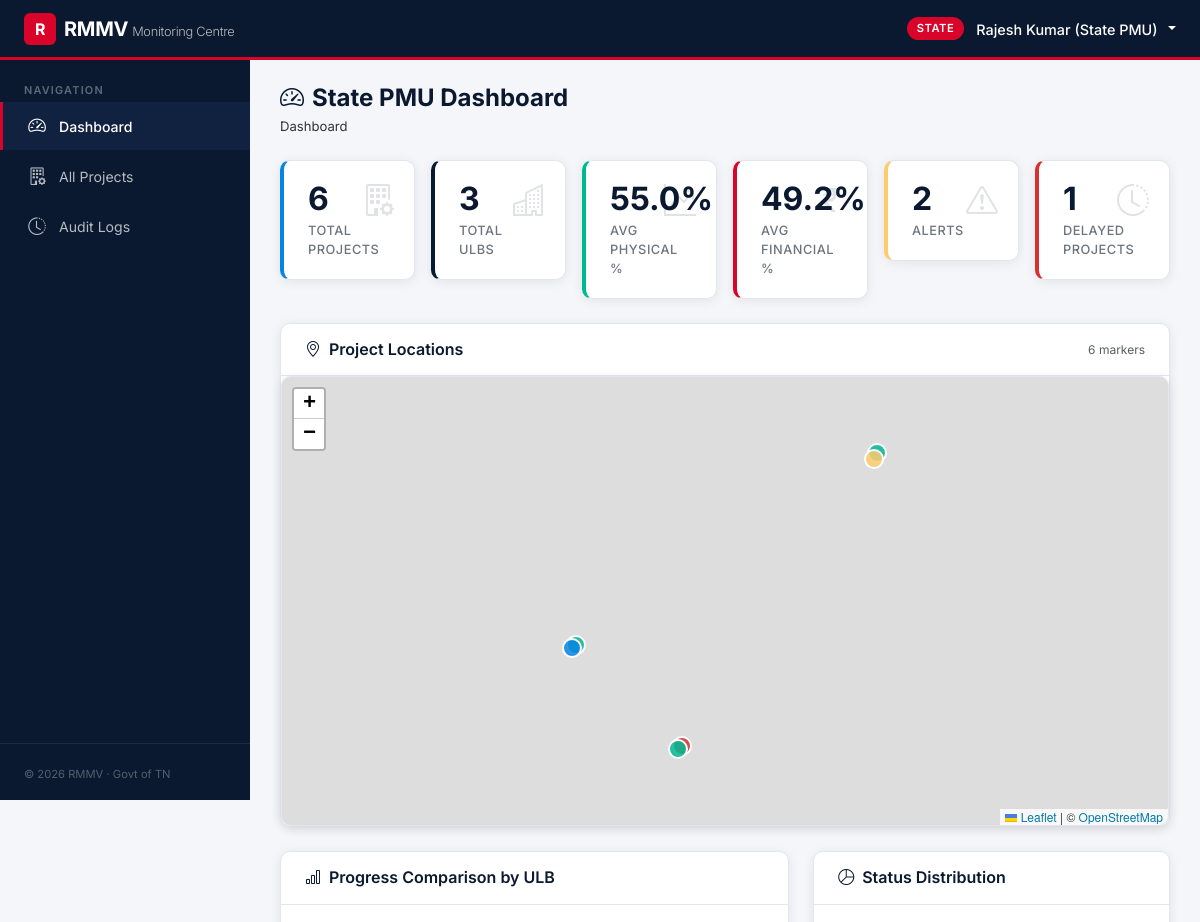
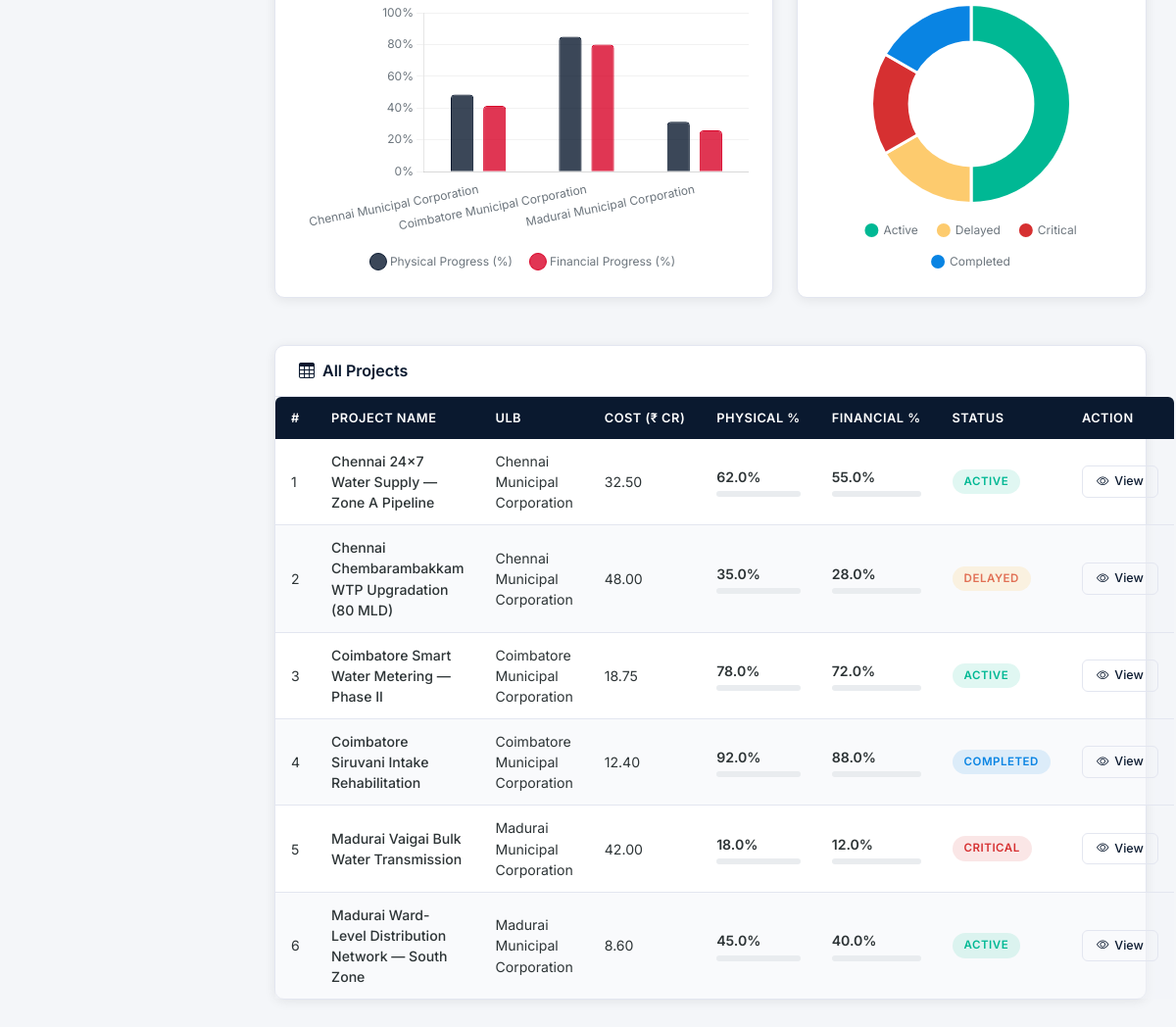
/state/ (signed in), run on the app's committed database (2 pictures, top to bottom).
### database/models.py (models this page shows, shortened)
class User(UserMixin, db.Model):
    __tablename__ = 'users'
    id = db.Column(db.Integer, primary_key=True)
    username = db.Column(db.String(80), unique=True, nullable=False, index=True)
    password_hash = db.Column(db.String(256), nullable=False)
    role = db.Column(db.String(20), nullable=False, default='site')  # state | ulb | site
    ulb_id = db.Column(db.Integer, db.ForeignKey('ulbs.id'), nullable=True)
    name = db.Column(db.String(150), nullable=False, default='')
    email = db.Column(db.String(150), nullable=True)
    is_active = db.Column(db.Boolean, default=True)
    ulb = db.relationship('ULB', back_populates='users')
    site_entries = db.relationship('SiteEntry', foreign_keys='SiteEntry.engineer_id',
                                   back_populates='engineer', lazy='dynamic')
    reviewed_entries = db.relationship('SiteEntry', foreign_keys='SiteEntry.reviewed_by',
                                       back_populates='reviewer', lazy='dynamic')
    audit_logs = db.relationship('AuditLog', back_populates='user', lazy='dynamic')
    uploaded_media = db.relationship('MediaFile', back_populates='uploader', lazy='dynamic')

class Project(db.Model):
    __tablename__ = 'projects'
    id = db.Column(db.Integer, primary_key=True)
    name = db.Column(db.String(300), nullable=False)
    ulb_id = db.Column(db.Integer, db.ForeignKey('ulbs.id'), nullable=False)
    description = db.Column(db.Text, nullable=True)
    cost = db.Column(db.Float, nullable=False, default=0.0)  # in Crores (₹)
    physical_progress = db.Column(db.Float, nullable=False, default=0.0)  # 0–100
    financial_progress = db.Column(db.Float, nullable=False, default=0.0)  # 0–100
    status = db.Column(db.String(20), nullable=False, default='active')  # active | completed | delayed | critical
    latitude = db.Column(db.Float, nullable=True)
    longitude = db.Column(db.Float, nullable=True)
    start_date = db.Column(db.Date, nullable=True)
    target_date = db.Column(db.Date, nullable=True)
    contractor = db.Column(db.String(200), nullable=True)
    ulb = db.relationship('ULB', back_populates='projects')
    activities = db.relationship('Activity', back_populates='project',
                                 lazy='dynamic', cascade='all, delete-orphan')
    entries = db.relationship('SiteEntry', back_populates='project',
                              lazy='dynamic', cascade='all, delete-orphan')
    media_files = db.relationship('MediaFile', back_populates='project',
                                  lazy='dynamic', cascade='all, delete-orphan')

class ULB(db.Model):
    __tablename__ = 'ulbs'
    id = db.Column(db.Integer, primary_key=True)
    name = db.Column(db.String(200), nullable=False, unique=True)
    district = db.Column(db.String(100), nullable=False)
    state = db.Column(db.String(100), nullable=False, default='Madhya Pradesh')
    code = db.Column(db.String(20), nullable=True, unique=True)
    users = db.relationship('User', back_populates='ulb', lazy='dynamic')
    projects = db.relationship('Project', back_populates='ulb', lazy='dynamic')

### dashboards/state.py (the view)
@state_bp.route('/')
@login_required
@role_required(['state'])
def dashboard():
    ulbs = ULB.query.all()
    projects = Project.query.all()
    total_projects = len(projects)
    total_ulbs = len(ulbs)
    if total_projects > 0:
        avg_physical = round(
            sum(p.physical_progress or 0 for p in projects) / total_projects, 1
        )
        avg_financial = round(
            sum(p.financial_progress or 0 for p in projects) / total_projects, 1
        )
    else:
        avg_physical = 0.0
        avg_financial = 0.0
    delayed_count = sum(1 for p in projects if p.status == 'delayed')
    critical_count = sum(1 for p in projects if p.status == 'critical')
    alerts_count = delayed_count + critical_count
    status_counts = {
        'active': sum(1 for p in projects if p.status == 'active'),
        'completed': sum(1 for p in projects if p.status == 'completed'),
        'delayed': delayed_count,
        'critical': critical_count,
    }
    recent_logs = (
        AuditLog.query
        .order_by(desc(AuditLog.created_at))
        .limit(10)
        .all()
    )
    projects_json = [
        {
            'lat': float(p.latitude),
            'lng': float(p.longitude),
            'name': p.name,
            'status': p.status,
            'physical_progress': float(p.physical_progress or 0),
            'financial_progress': float(p.financial_progress or 0),
            'ulb_name': p.ulb.name if p.ulb else '',
        }
        for p in projects if p.latitude is not None and p.longitude is not None
    ]
    chart_labels = [ulb.name for ulb in ulbs]
    chart_physical = []
    chart_financial = []
    for ulb in ulbs:
        ulb_projects = Project.query.filter_by(ulb_id=ulb.id).all()
        if ulb_projects:
            chart_physical.append(
                round(sum(p.physical_progress or 0 for p in ulb_projects) / len(ulb_projects), 1)
            )
            chart_financial.append(
                round(sum(p.financial_progress or 0 for p in ulb_projects) / len(ulb_projects), 1)
            )
        else:
            chart_physical.append(0.0)
            chart_financial.append(0.0)
    return render_template(
        'state/dashboard.html',
        ulbs=ulbs,
        projects=projects,
        total_projects=total_projects,
        total_ulbs=total_ulbs,
        avg_physical=avg_physical,
        avg_financial=avg_financial,
        delayed_count=delayed_count,
        critical_count=critical_count,
        alerts_count=alerts_count,
        status_counts=status_counts,
        recent_logs=recent_logs,
        projects_json=projects_json,
        chart_labels=chart_labels,
        chart_physical=chart_physical,
        chart_financial=chart_financial,
    )

### auth/permissions.py (called while the page is built)
def role_required(roles):
    def decorator(func):
        @wraps(func)
        def wrapper(*args, **kwargs):
            if not current_user.is_authenticated:
                abort(403)
            if current_user.role not in roles:
                abort(403)
            return func(*args, **kwargs)
        return wrapper
    return decorator

### templates/state/dashboard.html (shortened to what this page needs)
{% extends "base.html" %}
{% block content %}
<div class="page-header">
  <h2><i class="bi bi-speedometer2 me-2"></i>State PMU Dashboard</h2>
  <nav aria-label="breadcrumb">
    <ol class="breadcrumb">
      <li class="breadcrumb-item active">Dashboard</li>
    </ol>
  </nav>
</div>
<div class="row g-3 mb-4 kpi-row">
  <div class="col-xl-2 col-md-4 col-6">
    <div class="kpi-card kpi-primary">
      <i class="bi bi-building-gear kpi-icon"></i>
      <div class="kpi-value">{{ total_projects }}</div>
      <div class="kpi-label">Total Projects</div>
    </div>
  </div>
  <div class="col-xl-2 col-md-4 col-6">
    <div class="kpi-card kpi-navy">
      <i class="bi bi-buildings kpi-icon"></i>
      <div class="kpi-value">{{ total_ulbs }}</div>
      <div class="kpi-label">Total ULBs</div>
    </div>
  </div>
  <div class="col-xl-2 col-md-4 col-6">
    <div class="kpi-card kpi-success">
      <i class="bi bi-graph-up-arrow kpi-icon"></i>
      <div class="kpi-value">{{ "%.1f"|format(avg_physical) }}%</div>
      <div class="kpi-label">Avg Physical %</div>
    </div>
  </div>
  <div class="col-xl-2 col-md-4 col-6">
    <div class="kpi-card kpi-red">
      <i class="bi bi-currency-rupee kpi-icon"></i>
      <div class="kpi-value">{{ "%.1f"|format(avg_financial) }}%</div>
      <div class="kpi-label">Avg Financial %</div>
    </div>
  </div>
  <div class="col-xl-2 col-md-4 col-6">
    <div class="kpi-card kpi-warning">
      <i class="bi bi-exclamation-triangle kpi-icon"></i>
      <div class="kpi-value">{{ alerts_count }}</div>
      <div class="kpi-label">Alerts</div>
    </div>
  </div>
  <div class="col-xl-2 col-md-4 col-6">
    <div class="kpi-card kpi-danger">
      <i class="bi bi-clock-history kpi-icon"></i>
      <div class="kpi-value">{{ delayed_count }}</div>
      <div class="kpi-label">Delayed Projects</div>
    </div>
  </div>
</div>
<div class="card-rmmv mb-4">
  <div class="card-header-rmmv">
    <h5><i class="bi bi-geo-alt me-2"></i>Project Locations</h5>
    <div class="header-actions">
      <span class="fs-xs text-muted">{{ total_projects }} markers</span>
    </div>
  </div>
  <div class="card-body-rmmv p-0">
    <div id="state-map" class="map-container" style="height:450px;"></div>
  </div>
</div>
<div class="row g-4 mb-4">
  <div class="col-lg-7">
    <div class="chart-card">
      <h5 class="chart-title"><i class="bi bi-bar-chart me-2"></i>Progress Comparison by ULB</h5>
      <div class="chart-body" style="height:320px;">
        <canvas id="progressChart"></canvas>
      </div>
    </div>
  </div>
  <div class="col-lg-5">
    <div class="chart-card">
      <h5 class="chart-title"><i class="bi bi-pie-chart me-2"></i>Status Distribution</h5>
      <div class="chart-body" style="height:320px;">
        <canvas id="statusDonut"></canvas>
      </div>
    </div>
  </div>
</div>
<div class="card-rmmv">
  <div class="card-header-rmmv">
    <h5><i class="bi bi-table me-2"></i>All Projects</h5>
  </div>
  <div class="card-body-rmmv p-0">
    <div class="table-responsive-rmmv">
      <table class="table-rmmv">
        <thead>
          <tr>
            <th>#</th>
            <th>Project Name</th>
            <th>ULB</th>
            <th>Cost (₹ Cr)</th>
            <th>Physical %</th>
            <th>Financial %</th>
            <th>Status</th>
            <th>Action</th>
          </tr>
        </thead>
        <tbody>
          {% for p in projects %}
          <tr>
            <td>{{ loop.index }}</td>
            <td class="fw-500">{{ p.name }}</td>
            <td>{{ p.ulb.name if p.ulb else '—' }}</td>
            <td>{{ "%.2f"|format(p.cost or 0) }}</td>
            <td>
              <span class="fw-600">{{ "%.1f"|format(p.physical_progress) }}%</span>
              <div class="progress-mini">
              </div>
            </td>
            <td>
              <span class="fw-600">{{ "%.1f"|format(p.financial_progress) }}%</span>
              <div class="progress-mini">
              </div>
            </td>
            <td>
              <span class="badge-status badge-{{ p.status }}">{{ p.status }}</span>
            </td>
            <td>
              <a href="{{ url_for('state.project_detail', id=p.id) }}"
                 class="btn btn-sm btn-rmmv btn-rmmv-outline">
                <i class="bi bi-eye"></i> View
              </a>
            </td>
          </tr>
          {% endfor %}
        </tbody>
      </table>
    </div>
  </div>
</div>
{% endblock %}
{% block scripts %}
<script>
  document.addEventListener('DOMContentLoaded', function () {
    // ---- GIS Map ----
    var projectsData = {{ projects_json | tojson }};
    initMap('state-map', projectsData);
    // ---- Progress Chart ----
    var chartLabels    = {{ chart_labels | tojson }};
    var chartPhysical  = {{ chart_physical | tojson }};
    var chartFinancial = {{ chart_financial | tojson }};
    initProgressChart('progressChart', chartLabels, chartPhysical, chartFinancial);
    // ---- Status Donut ----
    var statusCounts = {{ status_counts | safe }};
    initStatusDonut('statusDonut', statusCounts);
  });
</script>
{% endblock %}

### templates/base.html (shortened to what this page needs)
<!DOCTYPE html>
<html lang="en">
<head>
  <link href="https://cdn.jsdelivr.net/npm/bootstrap@5.3.3/dist/css/bootstrap.min.css" rel="stylesheet">
  <link href="https://cdn.jsdelivr.net/npm/bootstrap-icons@1.11.3/font/bootstrap-icons.min.css" rel="stylesheet">
  <link href="https://unpkg.com/leaflet@1.9.4/dist/leaflet.css" rel="stylesheet">
  <link href="{{ url_for('static', filename='css/custom.css') }}" rel="stylesheet">
</head>
<body>
  {% if current_user.is_authenticated %}
  <nav class="rmmv-navbar">
    <div class="d-flex align-items-center">
      <a href="
        {% if current_user.role == 'state' %}{{ url_for('state.dashboard') }}
        {% elif current_user.role == 'ulb' %}{{ url_for('ulb.dashboard') }}
        {% else %}{{ url_for('site.dashboard') }}{% endif %}
      " class="navbar-brand">
        <span class="brand-icon">R</span>
        <span>RMMV<span class="brand-sub">Monitoring Centre</span></span>
      </a>
    </div>
    <div class="navbar-user dropdown">
      <span class="role-badge role-{{ current_user.role }}">{{ current_user.role | upper }}</span>
      <a href="#" class="dropdown-toggle text-white text-decoration-none" id="userDropdown"
         data-bs-toggle="dropdown" aria-expanded="false">
        <span class="user-name">{{ current_user.name or current_user.username }}</span>
      </a>
    </div>
  </nav>
  <aside class="rmmv-sidebar" id="sidebar">
    <span class="nav-section-label">Navigation</span>
    <ul class="sidebar-nav">
      {% if current_user.role == 'state' %}
      <li class="nav-item">
        <a class="nav-link {% if request.endpoint == 'state.dashboard' %}active{% endif %}"
           href="{{ url_for('state.dashboard') }}">
          <i class="bi bi-speedometer2"></i> Dashboard
        </a>
      </li>
      <li class="nav-item">
        <a class="nav-link {% if request.endpoint in ['state.projects', 'state.project_detail'] %}active{% endif %}"
           href="{{ url_for('state.projects') }}">
          <i class="bi bi-building-gear"></i> All Projects
        </a>
      </li>
      <li class="nav-item">
        <a class="nav-link {% if request.endpoint == 'state.audit_logs' %}active{% endif %}"
           href="{{ url_for('state.audit_logs') }}">
          <i class="bi bi-clock-history"></i> Audit Logs
        </a>
      </li>
      {% endif %}
    </ul>
    <div class="sidebar-footer">
      <small>&copy; 2026 RMMV &middot; Govt of TN</small>
    </div>
  </aside>
  <main class="rmmv-main animate-fade-in">
  {% endif %}
    {% block content %}{% endblock %}
  {% if current_user.is_authenticated %}
  </main>
  {% endif %}
  {% block scripts %}{% endblock %}
</body>
</html>

### data on the page
User: role "STATE", name "Rajesh Kumar (State PMU)"
Project: name "Chennai 24×7 Water Supply — Zone A Pipeline", ulb "Chennai Municipal Corporation", cost "32.50", physical_progress "62.0", financial_progress "55.0", status "ACTIVE"
Project: name "Chennai Chembarambakkam WTP Upgradation (80 MLD)", ulb "Chennai Municipal Corporation", cost "48.00", physical_progress "35.0", financial_progress "28.0", status "DELAYED"
Project: name "Coimbatore Smart Water Metering — Phase II", ulb "Coimbatore Municipal Corporation", cost "18.75", physical_progress "78.0", financial_progress "72.0", status "ACTIVE"
Project: name "Coimbatore Siruvani Intake Rehabilitation", ulb "Coimbatore Municipal Corporation", cost "12.40", physical_progress "92.0", financial_progress "88.0", status "COMPLETED"
Project: name "Madurai Vaigai Bulk Water Transmission", ulb "Madurai Municipal Corporation", cost "42.00", physical_progress "18.0", financial_progress "12.0", status "CRITICAL"
Project: name "Madurai Ward-Level Distribution Network — South Zone", ulb "Madurai Municipal Corporation", cost "8.60", physical_progress "45.0", financial_progress "40.0", status "ACTIVE"

### other printed values
{{ total_projects }} "6"
{{ total_ulbs }} "3"
{{ "%.1f"|format(avg_physical) }} "55.0"
{{ "%.1f"|format(avg_financial) }} "49.2"
{{ alerts_count }} "2"
{{ delayed_count }} "1"
chart data {{ chart_labels | tojson }} ["Chennai Municipal Corporation", "Coimbatore Municipal Corporation", "Madurai Municipal Corporation"]
chart data {{ chart_physical | tojson }} [48.5, 85.0, 31.5]
chart data {{ chart_financial | tojson }} [41.5, 80.0, 26.0]
